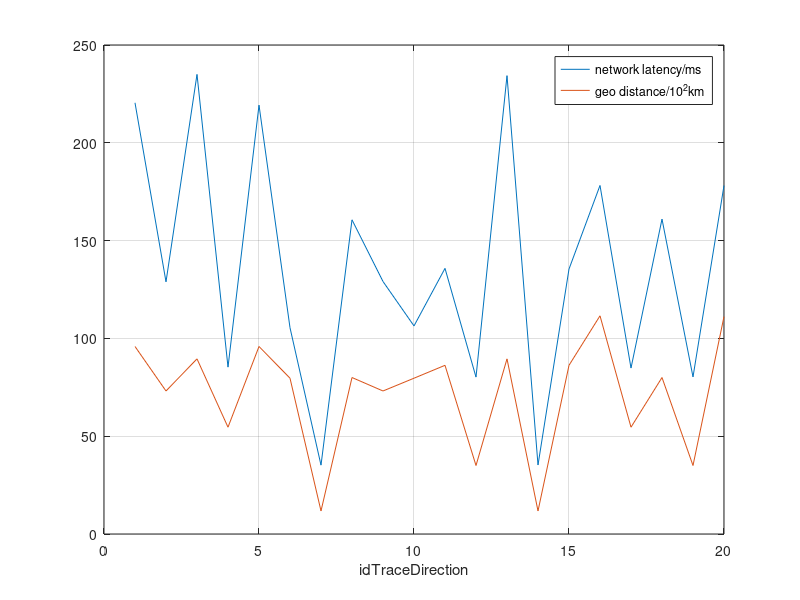

MATLAB code to generate this figure:
y1 = [220.45500034 128.92266075 234.97095400 85.31575045 219.25081181 105.46276225 35.20412035 160.63133675 129.09026056 106.38153274 135.80414138 80.21536216 234.33323873 35.27509535 135.46240362 178.18756049 84.83720975 160.98660787 80.30867161 178.15499137];
y2 = [95.87 73.12 89.54 54.60 95.87 79.65 11.78 80 73.12 79.65 86.24 35.02 89.54 11.78 86.24 111.55 54.60 80 35.02 111.15];
plot(y1)
hold on 
plot(y2)
hold off
legend('network latency/ms','geo distance/10^2km')
xlabel('idTraceDirection')
grid on